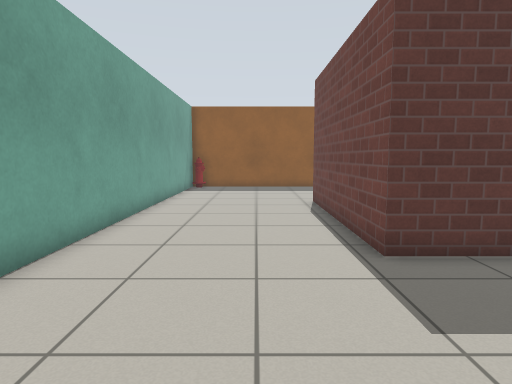
view 1 (above)

19 first-person views from a walk through a robot-simulator world made for Gazebo. The camera is 0.94 m above the floor, tilts 6° down and sees 75° across. The lines on the ground mark 1 m squares. The floor is counted in squares, 0.5 m on a side. Each view is taken from the middle of a square. On the plan, view 1 faces up. The plan holds only what a view shows up to about 17 squares ahead; the rest is blank. Gazebo's built-in surfaces are drawn with simple patterns.

view 2
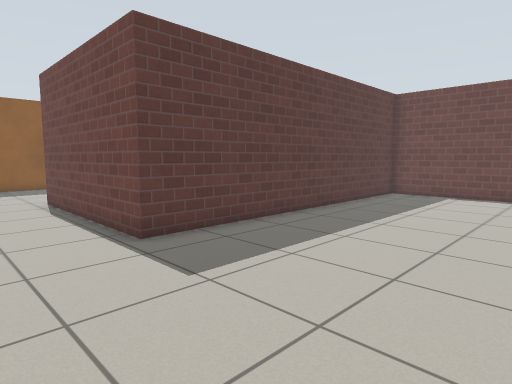

view 3
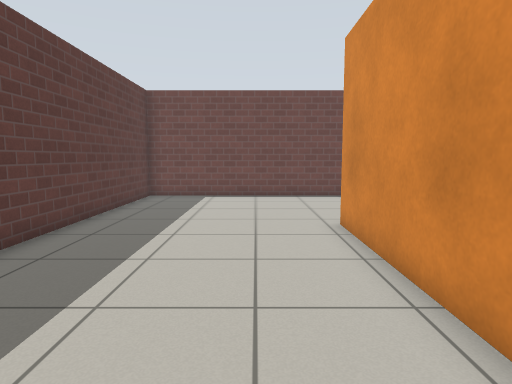

view 4
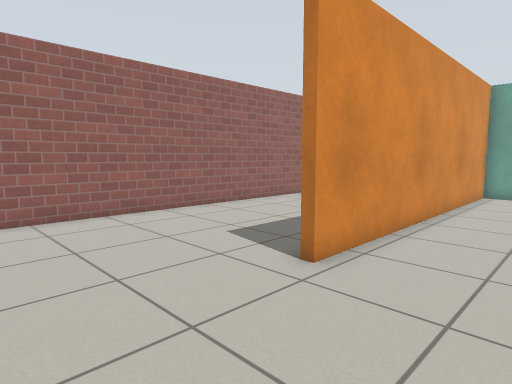

view 5
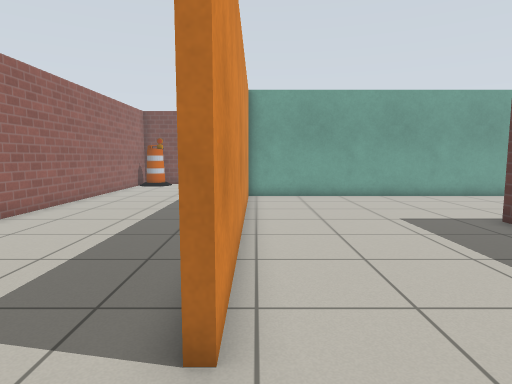

view 6
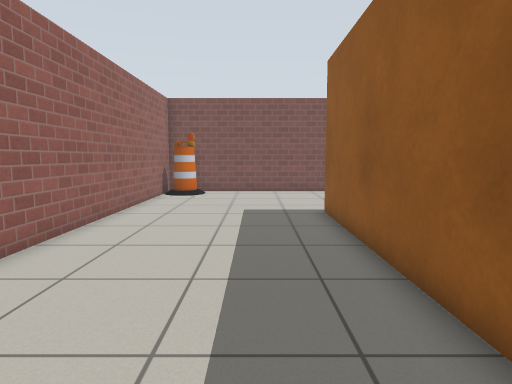

view 7
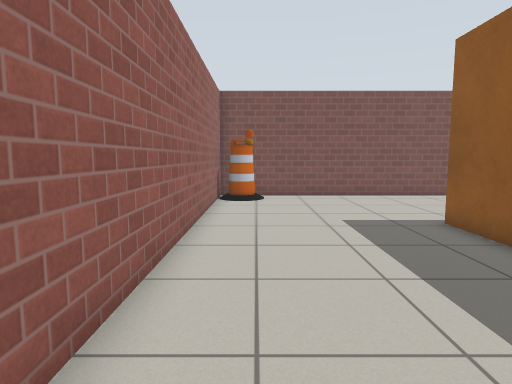

view 8
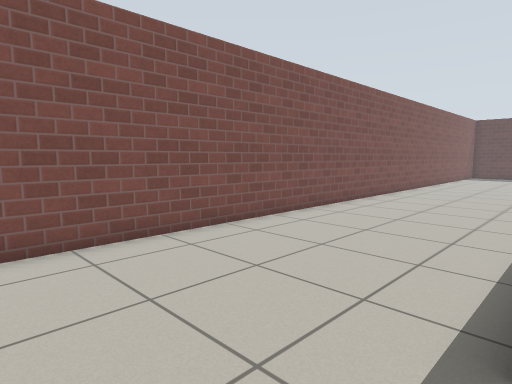

view 9
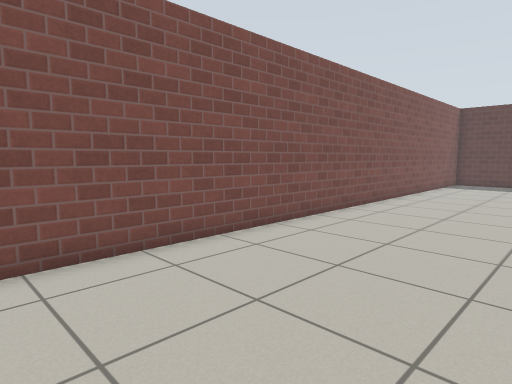

view 10
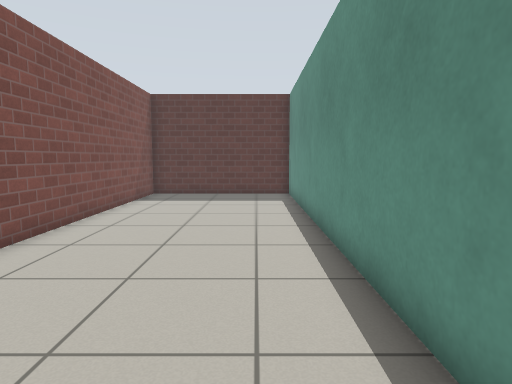

view 11
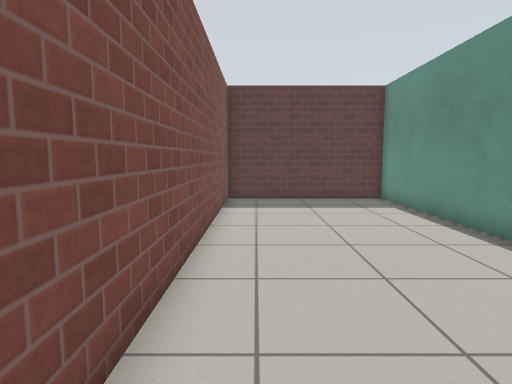

view 12
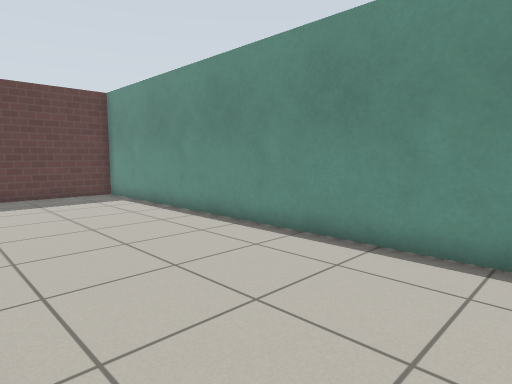

view 13
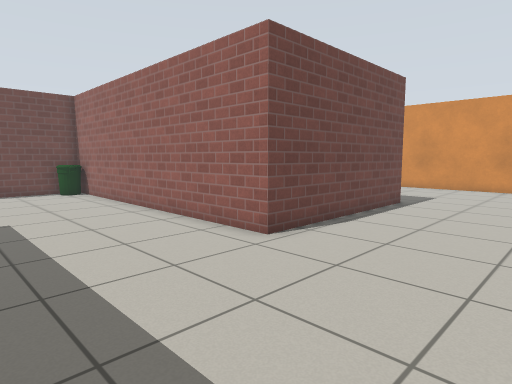

view 14
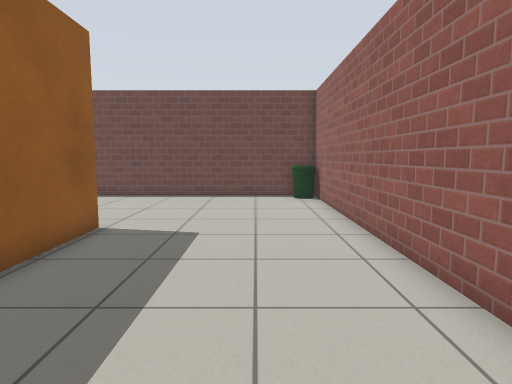

view 15
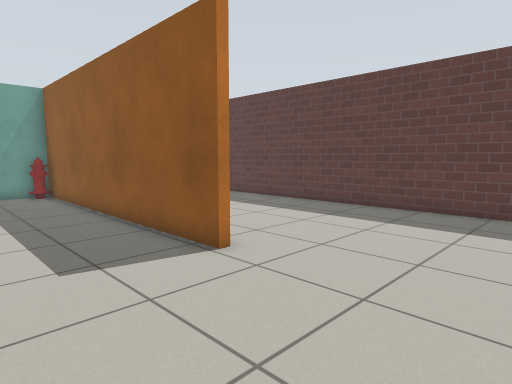

view 16
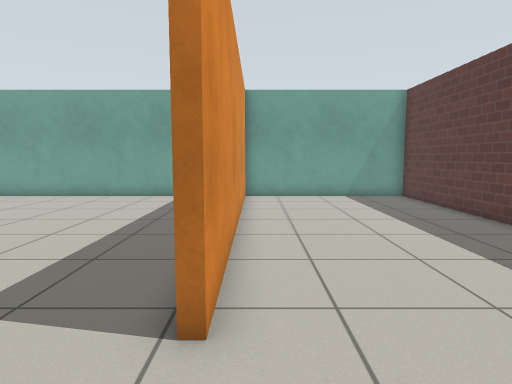

view 17
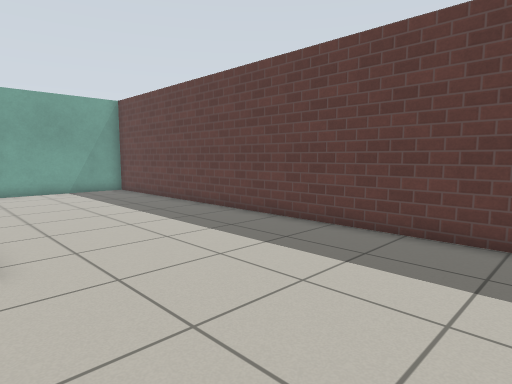

view 18
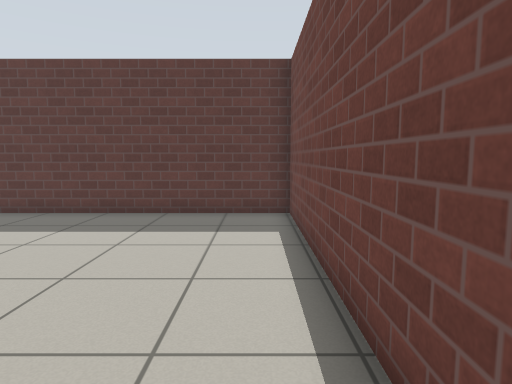

view 19
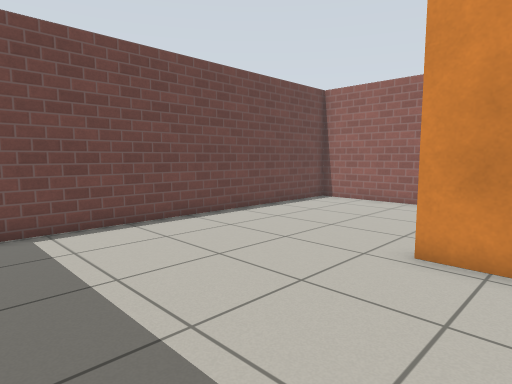

### Floor plan
Points are (right, up) in squares from view 1. A wall is a line through its corners. A room is listed if a view was taken in it or the views show most of it. See-through windows are left out.
Room 1 (views 1, 2, 3, 4, 5, 6, 7, 8, 9, 10, 11, 12, 13, 14, 15, 16, 17, 18, 19)
walls: (-4.3, 12.7) (-4.3, 29.1) (-11.3, 29.1) (-11.3, -8.7) (16.1, -8.7) (16.1, 6.2) (2.4, 6.2) (2.4, 14.2) (16.1, 14.2) (16.1, 29.1) (-4, 29.1) (-4, 21.5); (-4, 20.5) (-4, -1.4) (9.2, -1.4) (9.2, -1.8); (4.1, -1.6) (-4.4, -1.6); (-2.7, 21.5) (8.8, 21.5); (8.8, 21.2) (-3.5, 21.2)
objects: barrel (-10, -8) to (-10, -7); fire hydrant (-4, 21); bin (15, 15)

Where each view was taken, in squares from view 1:
view 1: 0 up, 0 right, facing up
view 2: 1 down, 1 left, facing up-right
view 3: 1 up, 0 right, facing right
view 4: 2 up, 14 right, facing down-left
view 5: 1 down, 12 right, facing left
view 6: 4 down, 7 right, facing left
view 7: 7 down, 5 right, facing left
view 8: 5 down, 4 left, facing up-left
view 9: 4 up, 5 left, facing up-left
view 10: 12 up, 6 left, facing up
view 11: 14 up, 10 left, facing up
view 12: 12 up, 11 left, facing up-right
view 13: 20 up, 3 left, facing down-right
view 14: 17 up, 0 right, facing right
view 15: 17 up, 14 right, facing up-left
view 16: 22 up, 12 right, facing left
view 17: 21 up, 15 right, facing up-left
view 18: 18 up, 15 right, facing up
view 19: 5 up, 7 right, facing down-right
